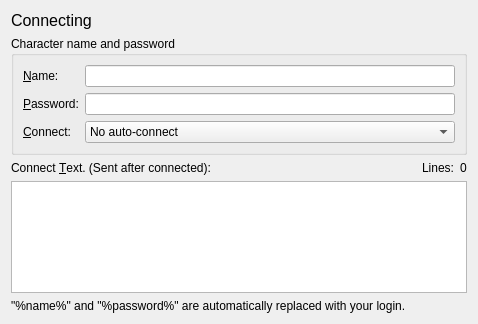
<?xml version="1.0" encoding="UTF-8"?>
<ui version="4.0">
 <class>PrefsConnecting</class>
 <widget class="QWidget" name="PrefsConnecting">
  <property name="geometry">
   <rect>
    <x>0</x>
    <y>0</y>
    <width>478</width>
    <height>324</height>
   </rect>
  </property>
  <property name="windowTitle">
   <string>Connecting</string>
  </property>
  <layout class="QVBoxLayout" name="_2">
   <item>
    <widget class="QLabel" name="label_title">
     <property name="sizePolicy">
      <sizepolicy hsizetype="Preferred" vsizetype="Fixed">
       <horstretch>0</horstretch>
       <verstretch>0</verstretch>
      </sizepolicy>
     </property>
     <property name="font">
      <font>
       <pointsize>12</pointsize>
      </font>
     </property>
     <property name="text">
      <string>Connecting</string>
     </property>
    </widget>
   </item>
   <item>
    <widget class="QGroupBox" name="_credentials">
     <property name="title">
      <string>Character name and password</string>
     </property>
     <layout class="QFormLayout" name="formLayout">
      <item row="0" column="0">
       <widget class="QLabel" name="label_player">
        <property name="text">
         <string>&amp;Name:</string>
        </property>
        <property name="buddy">
         <cstring>player</cstring>
        </property>
       </widget>
      </item>
      <item row="0" column="1">
       <widget class="QLineEdit" name="player"/>
      </item>
      <item row="1" column="0">
       <widget class="QLabel" name="label_password">
        <property name="text">
         <string>&amp;Password:</string>
        </property>
        <property name="buddy">
         <cstring>password</cstring>
        </property>
       </widget>
      </item>
      <item row="1" column="1">
       <widget class="QLineEdit" name="password">
        <property name="echoMode">
         <enum>QLineEdit::Password</enum>
        </property>
       </widget>
      </item>
      <item row="2" column="0">
       <widget class="QLabel" name="label_connect_method">
        <property name="text">
         <string>&amp;Connect:</string>
        </property>
        <property name="buddy">
         <cstring>connect_method</cstring>
        </property>
       </widget>
      </item>
      <item row="2" column="1">
       <widget class="QComboBox" name="connect_method">
        <item>
         <property name="text">
          <string>No auto-connect</string>
         </property>
        </item>
        <item>
         <property name="text">
          <string>MUSH/MOO ( CONNECT name password )</string>
         </property>
        </item>
        <item>
         <property name="text">
          <string>Diku-style ( name, password )</string>
         </property>
        </item>
        <item>
         <property name="text">
          <string>MXP (automatically when requested)</string>
         </property>
        </item>
       </widget>
      </item>
     </layout>
    </widget>
   </item>
   <item>
    <layout class="QHBoxLayout" name="_connect_header">
     <item>
      <widget class="QLabel" name="label_connect_text">
       <property name="text">
        <string>Connect &amp;Text. (Sent after connected):</string>
       </property>
       <property name="buddy">
        <cstring>connect_text</cstring>
       </property>
      </widget>
     </item>
     <item>
      <widget class="QLabel" name="label_connect_text_lines">
       <property name="sizePolicy">
        <sizepolicy hsizetype="Maximum" vsizetype="Preferred">
         <horstretch>0</horstretch>
         <verstretch>0</verstretch>
        </sizepolicy>
       </property>
       <property name="text">
        <string>Lines:</string>
       </property>
      </widget>
     </item>
     <item>
      <widget class="QLabel" name="connect_text_lines">
       <property name="sizePolicy">
        <sizepolicy hsizetype="Fixed" vsizetype="Preferred">
         <horstretch>0</horstretch>
         <verstretch>0</verstretch>
        </sizepolicy>
       </property>
       <property name="text">
        <string>0</string>
       </property>
      </widget>
     </item>
    </layout>
   </item>
   <item>
    <widget class="QPlainTextEdit" name="connect_text"/>
   </item>
   <item>
    <widget class="QLabel" name="label_help">
     <property name="text">
      <string>&quot;%name%&quot; and &quot;%password%&quot; are automatically replaced with your login.</string>
     </property>
     <property name="wordWrap">
      <bool>true</bool>
     </property>
    </widget>
   </item>
  </layout>
 </widget>
 <resources/>
 <connections>
  <connection>
   <sender>connect_text</sender>
   <signal>blockCountChanged(int)</signal>
   <receiver>connect_text_lines</receiver>
   <slot>setNum(int)</slot>
   <hints>
    <hint type="sourcelabel">
     <x>392</x>
     <y>250</y>
    </hint>
    <hint type="destinationlabel">
     <x>464</x>
     <y>204</y>
    </hint>
   </hints>
  </connection>
 </connections>
</ui>
